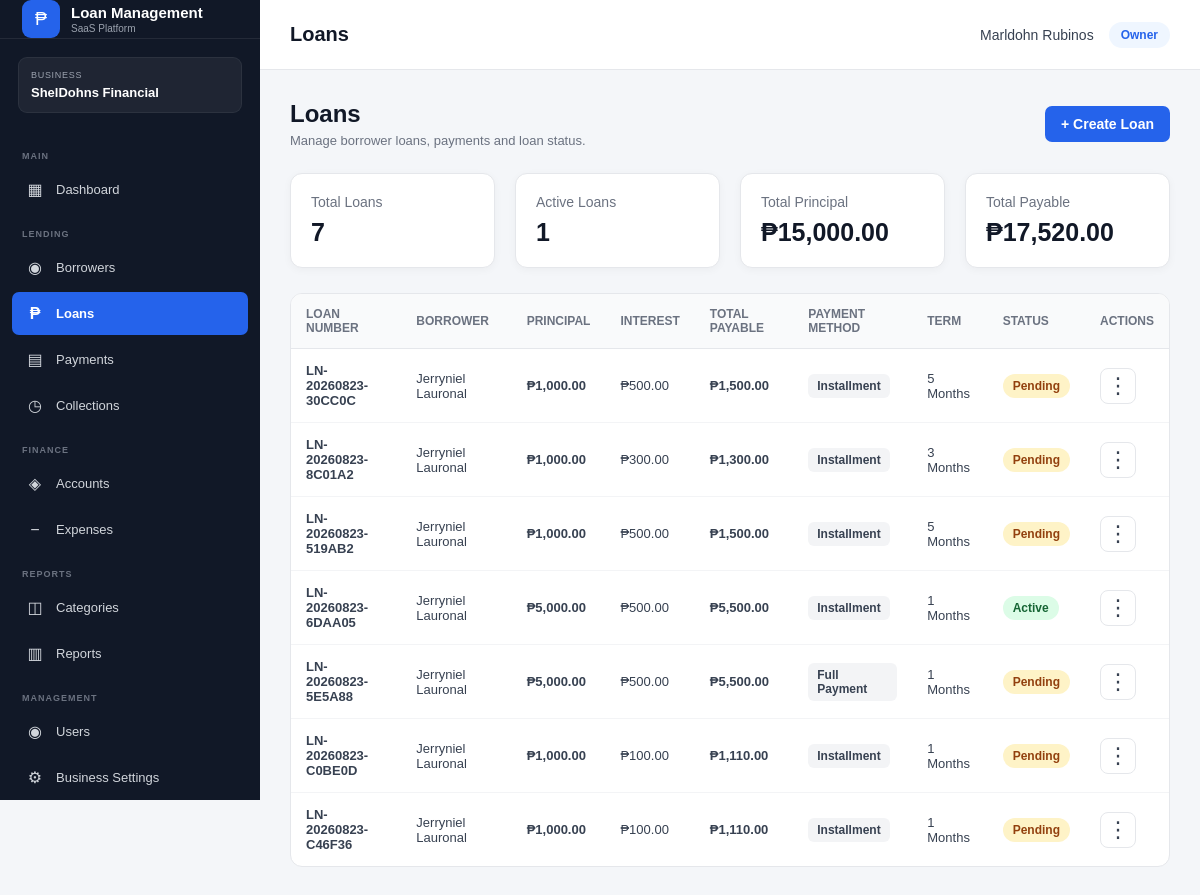
/public/index.php?url=loans (signed in), run on an earlier commit of the app's database.
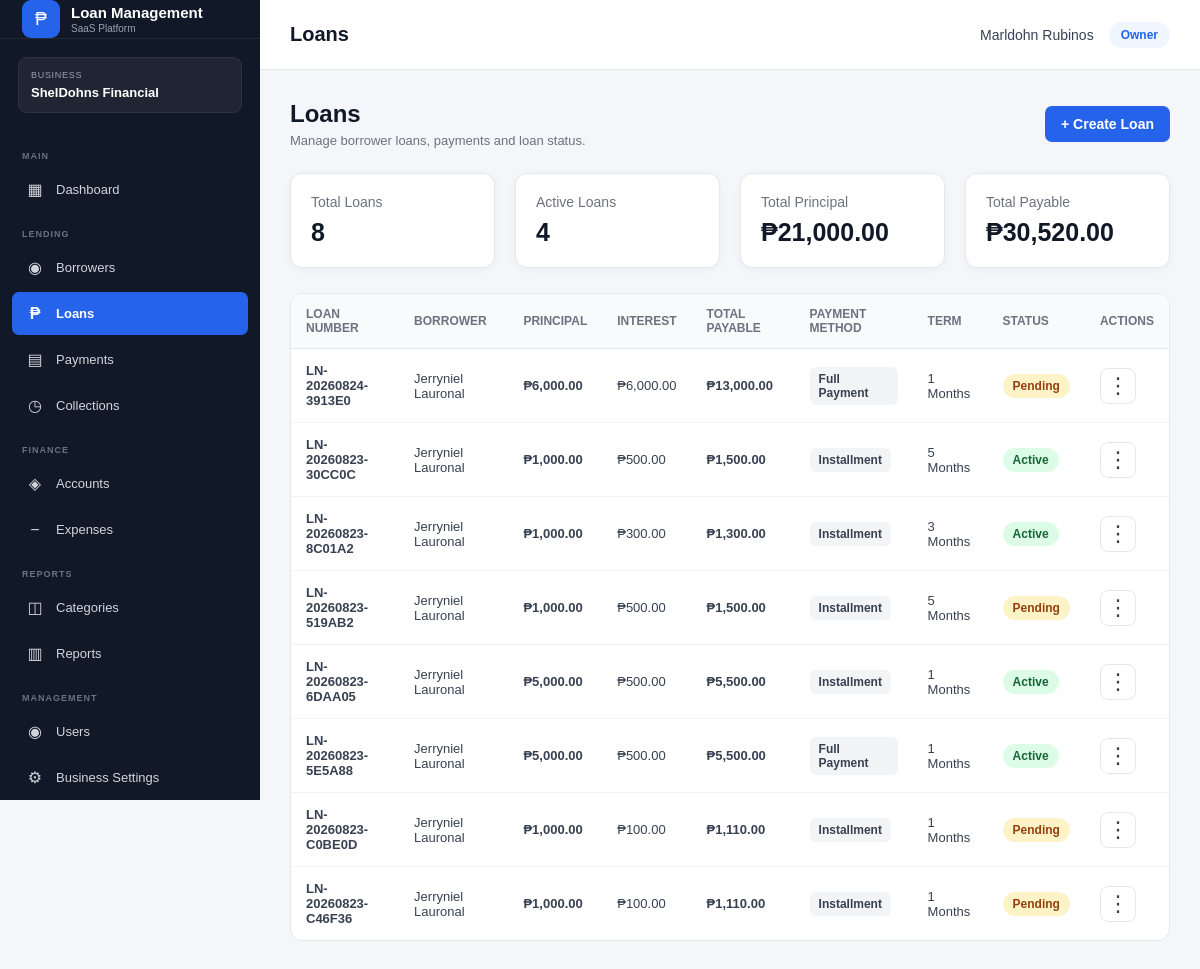
And on a later commit of the database.
### tables this page shows
CREATE TABLE `loans` (
  `id` int(10) UNSIGNED NOT NULL,
  `business_id` bigint(20) UNSIGNED NOT NULL,
  `borrower_id` int(10) UNSIGNED NOT NULL,
  `account_id` int(10) UNSIGNED DEFAULT NULL,
  `category_id` int(10) UNSIGNED DEFAULT NULL,
  `loan_number` varchar(50) NOT NULL,
  `principal_amount` decimal(15,2) NOT NULL DEFAULT 0.00,
  `interest_rate` decimal(8,2) NOT NULL DEFAULT 0.00,
  `interest_type` enum('flat','reducing_balance') NOT NULL DEFAULT 'flat',
  `payment_type` enum('installment','full_payment') NOT NULL DEFAULT 'installment',
  `term` int(11) NOT NULL DEFAULT 1,
  `term_period` enum('days','weeks','months','years') NOT NULL DEFAULT 'months',
  `processing_fee` decimal(15,2) NOT NULL DEFAULT 0.00,
  `total_interest` decimal(15,2) NOT NULL DEFAULT 0.00,
  `total_payable` decimal(15,2) NOT NULL DEFAULT 0.00,
  `release_date` date DEFAULT NULL,
  `first_payment_date` date DEFAULT NULL,
  `status` enum('pending','approved','active','completed','overdue','cancelled','rejected') NOT NULL DEFAULT 'pending',
  `purpose` varchar(255) DEFAULT NULL,
  `notes` text DEFAULT NULL,
  `created_by` int(10) UNSIGNED DEFAULT NULL,
  `created_at` timestamp NOT NULL DEFAULT current_timestamp(),
  `updated_at` timestamp NOT NULL DEFAULT current_timestamp() ON UPDATE current_timestamp()
);

### app/controllers/LoanController.php (called while the page is built, shortened)
<?php
require_once APP_PATH . '/models/Loan.php';
class LoanController
{
    public function index(): void
    {
        $businessId = Auth::businessId();
        $loanModel = new Loan();
        $loans =
            $loanModel->all(
                $businessId
            );
        require APP_PATH .
            '/views/loans/index.php';
    }
}

### app/core/Database.php (called while the page is built, shortened)
<?php
class Database
{
    private static ?PDO $instance = null;
    public static function getInstance(): PDO
    {
        if (self::$instance === null) {
            $host = '127.0.0.1';
            $port = '3306';
            $database = 'loan_management_db';
            $username = 'root';
            $password = '';
            $dsn = "mysql:host={$host};port={$port};dbname={$database};charset=utf8mb4";
            try {
                self::$instance = new PDO(
                    $dsn,
                    $username,
                    $password,
                    [
                        PDO::ATTR_ERRMODE => PDO::ERRMODE_EXCEPTION,
                        PDO::ATTR_DEFAULT_FETCH_MODE =>
                            PDO::FETCH_ASSOC,
                        PDO::ATTR_EMULATE_PREPARES => false
                    ]
                );
            } catch (PDOException $e) {
                die(
                    'Database connection failed: ' .
                    $e->getMessage()
                );
            }
        }
        return self::$instance;
    }
}

### app/models/Loan.php (called while the page is built, shortened)
<?php
class Loan
{
    private PDO $db;
    public function __construct()
    {
        $this->db = Database::getInstance();
    }
    private function ensureLoanSchedulesTable(): void
    {
        $sql = "
            CREATE TABLE IF NOT EXISTS loan_schedules
            (
                id INT UNSIGNED NOT NULL AUTO_INCREMENT,
                loan_id INT UNSIGNED NOT NULL,
                installment_number INT NOT NULL,
                due_date DATE NOT NULL,
                principal_amount DECIMAL(15,2) NOT NULL DEFAULT 0.00,
                interest_amount DECIMAL(15,2) NOT NULL DEFAULT 0.00,
                total_due DECIMAL(15,2) NOT NULL DEFAULT 0.00,
                status ENUM(
                    'pending',
                    'paid',
                    'partial',
                    'overdue',
                    'cancelled'
                ) NOT NULL DEFAULT 'pending',
                paid_amount DECIMAL(15,2) NOT NULL DEFAULT 0.00,
                paid_date DATE NULL,
                created_at TIMESTAMP NOT NULL DEFAULT CURRENT_TIMESTAMP,
                updated_at TIMESTAMP NOT NULL DEFAULT CURRENT_TIMESTAMP
                    ON UPDATE CURRENT_TIMESTAMP,
                PRIMARY KEY (id),
                INDEX idx_loan_schedules_loan_id (loan_id),
                INDEX idx_loan_schedules_due_date (due_date),
                INDEX idx_loan_schedules_status (status)
            )
            ENGINE=InnoDB
            DEFAULT CHARSET=utf8mb4
            COLLATE=utf8mb4_unicode_ci
        ";
        $this->db->exec($sql);
    }
    public function getByBusiness(int $businessId): array
    {
        $sql = "
            SELECT
                l.*,
                CONCAT(
                    COALESCE(b.first_name, ''),
                    ' ',
                    COALESCE(b.middle_name, ''),
                    ' ',
                    COALESCE(b.last_name, '')
                ) AS borrower_name,
                c.name AS category_name
            FROM loans l
            INNER JOIN borrowers b
                ON b.id = l.borrower_id
            LEFT JOIN categories c
                ON c.id = l.category_id
            WHERE b.business_id = ?
            ORDER BY l.id DESC
        ";
        $stmt = $this->db->prepare($sql);
        $stmt->execute([
            $businessId
        ]);
        return $stmt->fetchAll(
            PDO::FETCH_ASSOC
        );
    }
    public function all(int $businessId): array
    {
        return $this->getByBusiness(
            $businessId
        );
    }
}

### app/core/Auth.php (called while the page is built, shortened)
<?php
class Auth
{
    public static function businessId(): ?int
    {
        return (int) $_SESSION['business_id'];
    }
}

### app/views/loans/index.php (the view, shortened to what the rows shown need)
<?php
$loans =
    $loans
    ?? [];
if (!function_exists('formatPaymentMethod')) {
    function formatPaymentMethod($value): string
    {
        $value =
            strtolower(
                trim(
                    (string)$value
                )
            );
        switch ($value) {
            case 'full_payment':
                return 'Full Payment';
            case 'installment':
                return 'Installment';
        }
    }
}
?>
<!DOCTYPE html>
<html lang="en">
<head>
    <link
        rel="stylesheet"
        href="assets/css/style.css"
    >
</head>
<body>
<div class="main-content">
    <div class="container">
        <div class="page-header">
            <div>
                <h1>
                    Loans
                </h1>
            </div>
        </div>
        <?php if (empty($loans)): ?>
            <div
                class="form-card"
                style="margin-top:20px;"
            >
                <div class="empty-state">
                    <h3>
                        No Loans Found
                    </h3>
                    <p>
                        You haven't created
                        any loans yet.
                    </p>
                    <br>
                    <button
                        type="button"
                        class="btn btn-primary"
                        onclick="openCreateLoanModal()"
                    >
                        Create Your First Loan
                    </button>
                </div>
            </div>
        <?php else: ?>
            <div
                class="table-container"
                style="margin-top:20px;"
            >
                <table>
                    <thead>
                        <tr>
                            <th>
                                Loan Number
                            </th>
                            <th>
                                Borrower
                            </th>
                            <th>
                                Principal
                            </th>
                            <th>
                                Interest
                            </th>
                            <th>
                                Total Payable
                            </th>
                            <th>
                                Payment Method
                            </th>
                            <th>
                                Term
                            </th>
                            <th>
                                Status
                            </th>
                            <th>
                                Actions
                            </th>
                        </tr>
                    </thead>
                    <tbody>
                    <?php foreach (
                        $loans as $loan
                    ): ?>
                        <?php
                        $loanId =
                            (int)(
                                $loan['id']
                                ?? 0
                            );
                        $loanNumber =
                            $loan['loan_number']
                            ?? '';
                        $borrowerName =
                            $loan['borrower_name']
                            ?? $loan['full_name']
                            ?? $loan['borrower']
                            ?? 'Unknown Borrower';
                        $principal =
                            (float)(
                                $loan['principal_amount']
                                ?? 0
                            );
                        $interest =
                            (float)(
                                $loan['total_interest']
                                ?? 0
                            );
                        $payable =
                            (float)(
                                $loan['total_payable']
                                ?? 0
                            );
                        $term =
                            (int)(
                                $loan['term']
                                ?? 1
                            );
                        $termPeriod =
                            $loan['term_period']
                            ?? 'months';
                        $paymentType =
                            $loan['payment_type']
                            ?? 'installment';
                        $status =
                            strtolower(
                                $loan['status']
                                ?? 'pending'
                            );
                        ?>
                        <tr>
                            <td>
                                <span class="loan-number">
                                    <?= htmlspecialchars(
                                        $loanNumber
                                    ) ?>
                                </span>
                            </td>
                            <td>
                                <?= htmlspecialchars(
                                    $borrowerName
                                ) ?>
                            </td>
                            <td>
                                <strong>
                                    ₱<?= number_format(
                                        $principal,
                                        2
                                    ) ?>
                                </strong>
                            </td>
                            <td>
                                ₱<?= number_format(
                                    $interest,
                                    2
                                ) ?>
                            </td>
                            <td>
                                <strong>
                                    ₱<?= number_format(
                                        $payable,
                                        2
                                    ) ?>
                                </strong>
                            </td>
                            <td>
                                <span class="payment-method">
                                    <?= htmlspecialchars(
                                        formatPaymentMethod(
                                            $paymentType
                                        )
                                    ) ?>
                                </span>
                            </td>
                            <td>
                                <?= number_format(
                                    $term
                                ) ?>
                                <?= htmlspecialchars(
                                    ucfirst(
                                        $termPeriod
                                    )
                                ) ?>
                            </td>
                            <td>
                                <span
                                    class="loan-status loan-status-<?= htmlspecialchars(
                                        $status
                                    ) ?>"
                                >
                                    <?= htmlspecialchars(
                                        ucfirst(
                                            $status
                                        )
                                    ) ?>
                                </span>
                            </td>
                            <td>
                                <div class="loan-action-menu">
                                    <button
                                        type="button"
                                        class="loan-action-button"
                                        onclick="toggleLoanActions(<?= $loanId ?>)"
                                        aria-label="Loan actions"
                                        aria-expanded="false"
                                        data-loan-id="<?= $loanId ?>"
                                    >
                                        ⋮
                                    </button>
                                </div>
                            </td>
                        </tr>
                    <?php endforeach; ?>
                    </tbody>
                </table>
            </div>
        <?php endif; ?>
    </div>
</div>
</body>
</html>

What changed in the data, as far as the page shows it:
added loans: loan_number "LN-20260824-3913E0", borrowerName "Jerryniel Lauronal", principal_amount "6,000.00", total_interest "6,000.00", total_payable "13,000.00", payment_type "Full Payment", term "1", term_period "Months", status "Pending"
changed loans "LN-20260823-30CC0C": status "Pending" → "Active"
changed loans "LN-20260823-8C01A2": status "Pending" → "Active"
changed loans "LN-20260823-5E5A88": status "Pending" → "Active"
Also different on the page:
$totalLoans: "7" → "8"
$activeLoans: "1" → "4"
$totalPrincipal: "15,000.00" → "21,000.00"
$totalPayable: "17,520.00" → "30,520.00"
